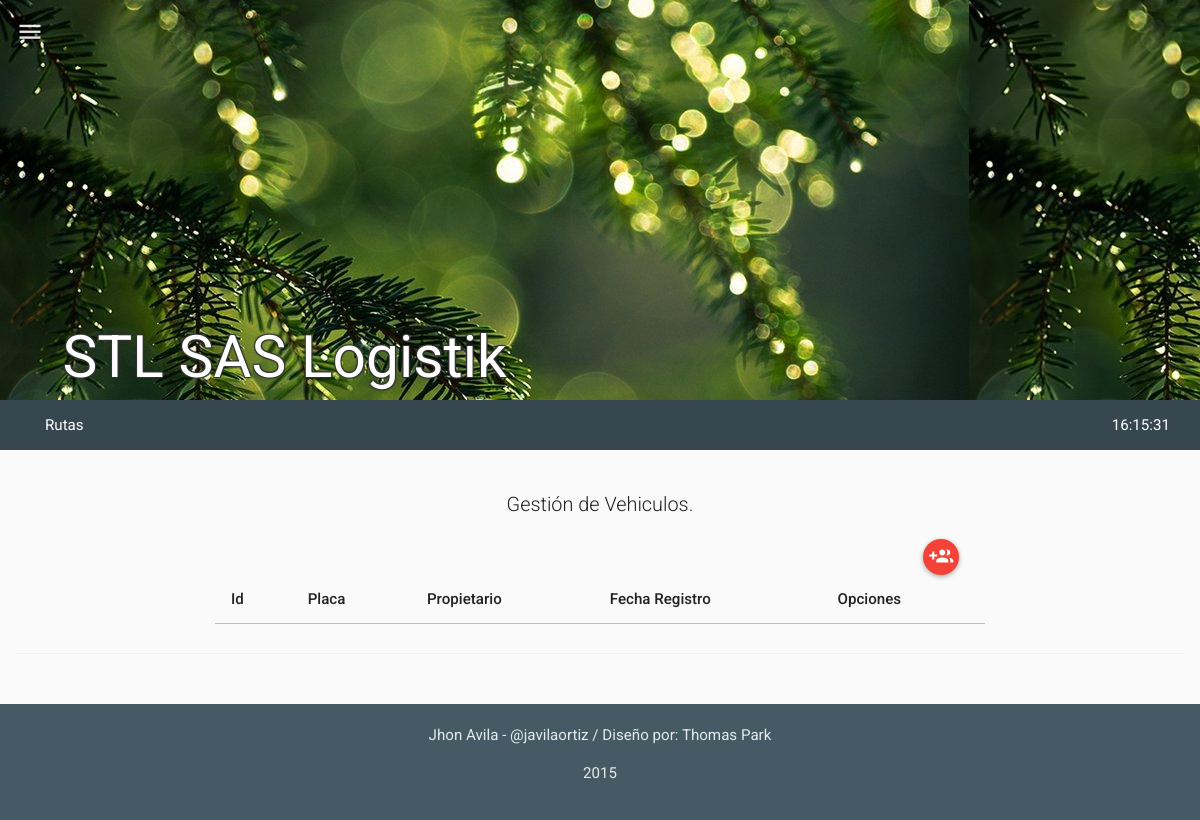
Page /mods/vehiculos/vehiculos.php (signed in) on the earlier database version.
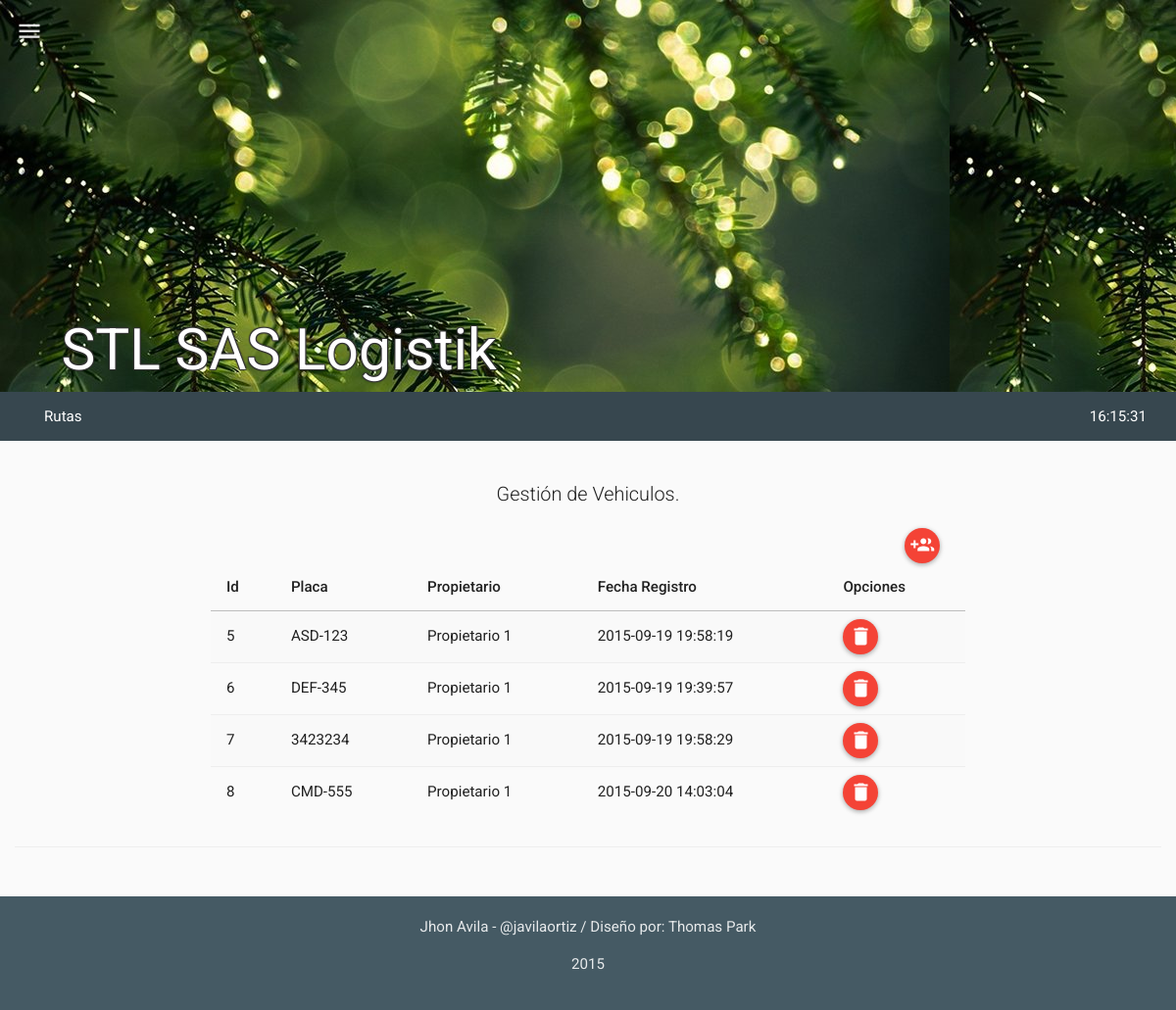
Same page on the later database version.
### tables this page shows
CREATE TABLE IF NOT EXISTS `tbl_modulos` (
  `mo_id` int(11) NOT NULL,
  `mo_nombre` varchar(30) NOT NULL,
  `mo_ruta` varchar(60) NOT NULL,
  `mo_descripcion` varchar(180) NOT NULL,
  `mo_timestamp` timestamp NOT NULL DEFAULT CURRENT_TIMESTAMP ON UPDATE CURRENT_TIMESTAMP,
  `mo_created` int(11) NOT NULL,
  `mo_estado` int(11) NOT NULL
);

CREATE TABLE IF NOT EXISTS `tbl_vehiculos` (
  `ve_id` int(11) NOT NULL,
  `ve_tipo_vehiculo` int(11) NOT NULL,
  `ve_modelo` int(11) NOT NULL,
  `ve_marca` varchar(40) NOT NULL,
  `ve_color` varchar(40) NOT NULL,
  `ve_nro_motor` int(11) NOT NULL,
  `ve_nro_chasis` int(11) NOT NULL,
  `ve_soat` varchar(60) NOT NULL,
  `ve_soat_nro` varchar(60) NOT NULL,
  `ve_soat_vence` date NOT NULL,
  `ve_tecno` varchar(60) NOT NULL,
  `ve_tecno_vence` date NOT NULL,
  `ve_empresa` varchar(60) NOT NULL,
  `ve_empresa_telefono` varchar(60) NOT NULL,
  `ve_placa` varchar(10) NOT NULL,
  `ve_remolque_tipo` varchar(30) NOT NULL,
  `ve_remolque_color` varchar(20) NOT NULL,
  `ve_remolque_marca` varchar(60) NOT NULL,
  `ve_pe_id` int(11) NOT NULL,
  `ve_timestamp` timestamp NOT NULL DEFAULT CURRENT_TIMESTAMP ON UPDATE CURRENT_TIMESTAMP,
  `ve_capacidad_m3` float NOT NULL,
  `ve_tipo_llanta_traccion` varchar(60) NOT NULL,
  `ve_tipo_llanta_direccional` varchar(60) NOT NULL,
  `ve_linea` varchar(60) NOT NULL,
  `ve_created` int(11) NOT NULL,
  `ve_estado` int(11) NOT NULL
);

CREATE TABLE IF NOT EXISTS `tbl_personas` (
  `pe_id` int(11) NOT NULL,
  `pe_nombre` varchar(60) NOT NULL,
  `pe_tel` varchar(60) NOT NULL,
  `pe_cedula` varchar(20) NOT NULL,
  `pe_licencia` varchar(60) NOT NULL,
  `pe_licencia_vigencia` date NOT NULL,
  `pe_dir` varchar(80) NOT NULL,
  `pe_cel` varchar(60) NOT NULL,
  `pe_tipo` int(11) NOT NULL COMMENT '1="propietario" 2="conductor" 3="ambas"',
  `pe_ve_id` int(11) NOT NULL,
  `pe_f1` varchar(15) NOT NULL,
  `pe_f2` varchar(15) NOT NULL,
  `pe_f3` varchar(15) NOT NULL,
  `pe_timestamp` timestamp NOT NULL DEFAULT CURRENT_TIMESTAMP ON UPDATE CURRENT_TIMESTAMP,
  `pe_created` int(11) NOT NULL,
  `pe_estado` int(11) NOT NULL
);

### php/db.php (called while the page is built, shortened)
<?php
class con {
    private $host = 'localhost';
    private $user = 'root';
    private $pass = '';
    public $type = 'mysql';
    private $db = "bd_stl_logistica";
    public $lid = 0;
    function connect() {
        $connect = $this->type.'_connect';
        if (!$this->lid = $connect($this->host, $this->user, $this->pass)) {
        }
		else {
			$sql = $this->type.'_select_db';
			if (!$baseconections = $sql($this->db,$this->lid)) {
				mysql_query("SET NAMES 'utf8'");
			}
		}
		return ($this->lid);
 	}
}
?>

### php/vehiculos.php (the view, shortened to what this page needs)
<?php
class vehiculos{
  function get_vehiculos(){
    $con = new con();
    $rt = new route();
    if(isset($_SESSION["ses_id"])){
      $qry='SELECT * FROM tbl_vehiculos AS V
            INNER JOIN tbl_personas AS P ON P.pe_id = V.ve_pe_id
            WHERE V.ve_estado=1;';
      $res = mysql_query($qry);
      $item =" ";
      $script ="<script>$(document).ready(function(){";
      while($row_res = mysql_fetch_assoc($res)) {
        $item.='
              <tr>
                <td>'.$row_res["ve_id"].'</td>
                <td>'.$row_res["ve_placa"].'</td>
                <td>'.$row_res["pe_nombre"].'</td>
                <td>'.$row_res["ve_timestamp"].'</td>
                <td>
                  <div id="del-button" onClick="borrar_usuario('.$row_res["ve_id"].', this)" class="btn btn-floating-mini btn-danger" title="Borrar"><i class="md md-delete"></i> </div>
                </td>
              </tr>
        ';
        $script.='';
      }
      $script.='});</script>';
    }
    else{$rt->routing($rt->path("login"));}
    $html='
          <table class="table table-striped table-hover ">
            <thead>
              <tr>
                <th>Id</th>
                <th>Placa</th>
                <th>Propietario</th>
                <th>Fecha Registro</th>
                <th>Opciones</th>
              </tr>
            </thead>
            <tbody>
              '.$item.'
            </tbody>
          </table>
    ';
    return $script.$html;
  }
}
?>

### mods/vehiculos/vehiculos.php (shortened to what this page needs)
<?php
include('../../php/app_menu.php');
include('../../php/vehiculos.php');
include('../../php/html_snippets.php');
$app_menu = new app_menu();
$html_snippet = new html_snippets();
$vehiculos = new vehiculos();
?>
<!DOCTYPE html>
<html lang="en">
  <head>
    <link rel="stylesheet" href="http://maxcdn.bootstrapcdn.com/bootstrap/3.3.2/css/bootstrap.min.css" type="text/css">
    <link rel="stylesheet" href="materia.css" type="text/css">
  </head>
  <body class="mtr-grey-50">
    <nav id="topbar" class="toolbar toolbar-expanded mtr-light-blue-800">
      <div class="container-fluid header-title">
        <div class="row">
          <div class="col-sm-12">STL SAS Logistik</div>
        </div>
      </div>
    </nav>
    <nav class="toolbar toolbar-fixed">
      <div class="container-fluid">
        <div class="toolbar-header">
          <a  id="headerToggle" href="#" class="menu-toggle" data-ripple-centered="true" data-ripple-color="#fff">
            <i class="md md-menu"></i>
          </a>
        </div>
      </div>
    </nav>
        <?php echo $app_menu->build_menu(); ?>
    <div class="container-fluid">
      <div class="page-header" id="banner">
        <div class="row">
          <label class="col-lg-2 control-label"></label>
          <div class="col-sm-8 text-center">
            <p class="lead">Gestión de Vehiculos.</p>
            <div class="col-lg-12">
            <div class="col-lg-5"></div>
            <div class="col-lg-6  "></div>
            <div class="col-lg-1"><a href="#" id="btn_new" class="btn btn-floating-mini btn-danger" data-ripple-centered="" title="Agregar Usuario"><i class="md md-group-add"></i></a></div>
            </div>
            <p><?php echo $vehiculos->get_vehiculos(); ?></p>
          </div>
          <label class="col-lg-2 control-label"></label>
        </div>
      </div>
    </div>
<?php echo $html_snippet->load_footer(); ?>
  </body>
</html>

### php/app_menu.php (shortened to what this page needs)
<?php
class app_menu{
  function build_menu(){
    $con = new con();
    $rt = new route();
    if(isset($_SESSION["ses_id"])){
      $qry='SELECT * FROM tbl_modulos AS M
            INNER JOIN tbl_usuarios AS U
            INNER JOIN tbl_permisos AS P
            INNER JOIN tbl_per_x_usu AS PxU
            INNER JOIN tbl_permisos_x_modulo AS PxM
            WHERE M.mo_id = PxM.pxm_mo_id
            AND PxM.pxm_pe_id = P.pe_id
            AND P.pe_id = PxU.pxu_pe_id
            AND PxU.pxu_us_id = U.us_id
            AND U.us_id = '.$_SESSION["ses_id"];
      $res = mysql_query($qry);
      $menuitem =" ";
      $script ="<script>$(document).ready(function(){";
      while($row_res = mysql_fetch_assoc($res)) {
        $tipo_us = $row_res['pxu_pe_id'];
        $menuitem.='<li><a href="#" id="'.$row_res['mo_nombre'].'" class="">'.$row_res['mo_descripcion'].'</a></li>';
        $script.='$("#'.$row_res['mo_nombre'].'").on("click", function(){$(location).attr("href","'.$row_res['mo_ruta'].'"); });';
      }
      $script.='});</script>';
    }
    else{$rt->routing($rt->path("login"));}
    $html='
            <nav class="navbar navbar-inverse">
              <div class="container-fluid">
                <div class="navbar-header">
                  <button type="button" class="navbar-toggle collapsed" data-toggle="collapse" data-target="#bs-example-navbar-collapse-2">
                    <span class="sr-only">Toggle navigation</span>
                    <span class="icon-bar"></span>
                    <span class="icon-bar"></span>
                    <span class="icon-bar"></span>
                  </button>
                </div>
                <div class="collapse navbar-collapse" id="bs-example-navbar-collapse-2">
                  <ul class="nav navbar-nav">
                  '.$menuitem.'
                  </ul>
                  <ul class="nav navbar-nav navbar-right">
                    <li><a href="#" id="reloj">fecha / hora</a></li>
                  </ul>
                </div>
              </div>
            </nav>
    ';
    return $script.$html;
  }
}
?>

### php/html_snippets.php (shortened to what this page needs)
<?php
class html_snippets{
	function load_footer (){
		$html = '
		<footer class="container-fluid mtr-blue-grey-700">
	      <div class="row text-center">
	        <div class="col-sm-12">
	          <p>
	          	<a href="https://co.linkedin.com/in/javilaortiz" rel="nofollow">Jhon Avila</a>
	          	-
	          	<a href="https://twitter.com/javilaortiz">@javilaortiz</a>
	          	/
	          	Diseño por: <a href="http://thomaspark.me" rel="nofollow">Thomas Park</a</p>
	          <p>2015</p>
	        </div>
	      </div>
	    </footer>';
	    return $html;
	}
}
?>

Differences in the rows shown:
added tbl_vehiculos: ve_id "5", ve_placa "ASD-123", tbl_personas.pe_nombre "Propietario 1", ve_timestamp "2015-09-19 19:58:19"
added tbl_vehiculos: ve_id "6", ve_placa "DEF-345", tbl_personas.pe_nombre "Propietario 1", ve_timestamp "2015-09-19 19:39:57"
added tbl_vehiculos: ve_id "7", ve_placa "3423234", tbl_personas.pe_nombre "Propietario 1", ve_timestamp "2015-09-19 19:58:29"
added tbl_vehiculos: ve_id "8", ve_placa "CMD-555", tbl_personas.pe_nombre "Propietario 1", ve_timestamp "2015-09-20 14:03:04"
